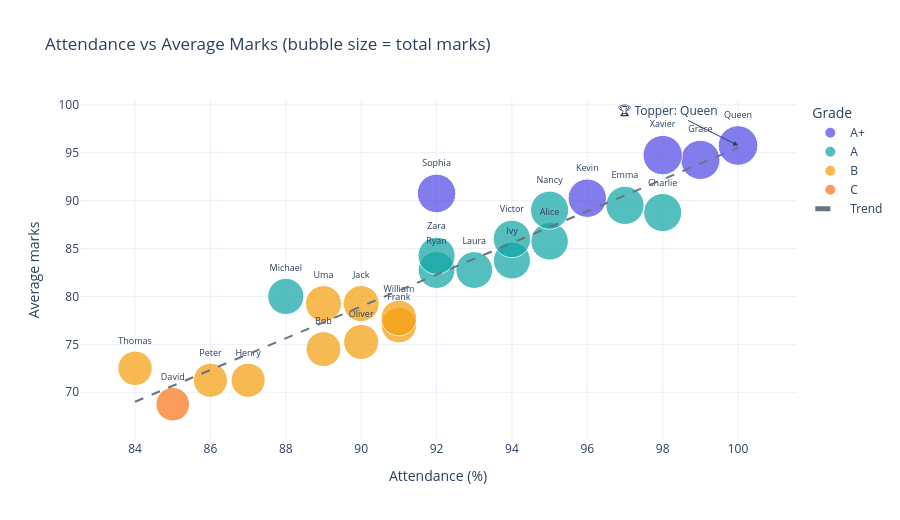

Notebook code cell kept with this figure:
### Markdown cell above
### 8.8 Bubble chart: attendance vs average, bubble size = total (Plotly)

### Code cell
fig = px.scatter(df, x="Attendance", y="Average", size="Total", color="Grade", text="Student",
                 color_discrete_map=GRADE_COLORS, category_orders={"Grade": GRADE_ORDER}, size_max=28,
                 hover_data={"Rank": True, "Total": True, "Python": True, "SQL": True, "Power BI": True, "AI": True},
                 title="Attendance vs Average Marks (bubble size = total marks)")
slope, intercept = np.polyfit(df["Attendance"], df["Average"], 1)
xs = np.array([df["Attendance"].min(), df["Attendance"].max()])
fig.add_trace(go.Scatter(x=xs, y=slope * xs + intercept, mode="lines", name="Trend",
                         line=dict(dash="dash", color="#6B7280")))
fig.add_annotation(x=top_row["Attendance"], y=top_row["Average"], text=f"🏆 Topper: {top_row['Student']}",
                   showarrow=True, arrowhead=2, ax=-70, ay=-35)
fig.update_traces(textposition="top center", textfont_size=9, selector=dict(mode="markers+text"))
fig.update_layout(xaxis_title="Attendance (%)", yaxis_title="Average marks", height=520, legend_title="Grade")
fig.write_html(f"{CHART_DIR}/09_bubble_chart.html", include_plotlyjs="cdn")
fig.show()

### Figure 1 — Plotly figure (JSON) as saved in the notebook; plotly's stock layout.template omitted (floating-point values rounded to 4 significant figures)
{"data": [{"customdata": [[3, 377, 92, 95, 94, 96], [5, 361, 91, 88, 90, 92], [1, 383, 94, 96, 95, 98], [4, 363, 89, 91, 93, 90], [2, 379, 93, 94, 97, 95]], "hovertemplate": "Grade=A+<br>Attendance=%{x}<br>Average=%{y}<br>Total=%{customdata[1]}<br>Student=%{text}<br>Rank=%{customdata[0]}<br>Python=%{customdata[2]}<br>SQL=%{customdata[3]}<br>Power BI=%{customdata[4]}<br>AI=%{customdata[5]}<extra></extra>", "legendgroup": "A+", "marker": {"color": "#4F46E5", "size": [377, 361, 383, 363, 379], "sizemode": "area", "sizeref": 0.4885, "symbol": "circle"}, "mode": "markers+text", "name": "A+", "orientation": "v", "showlegend": true, "text": ["Grace", "Kevin", "Queen", "Sophia", "Xavier"], "textfont": {"size": 9}, "textposition": "top center", "type": "scatter", "x": [99, 96, 100, 92, 98], "xaxis": "x", "y": [94.25, 90.25, 95.75, 90.75, 94.75], "yaxis": "y"}, {"customdata": [[10, 343, 85, 78, 92, 88], [8, 355, 90, 85, 87, 93], [6, 358, 88, 90, 91, 89], [12, 335, 84, 80, 86, 85], [13, 331, 83, 79, 85, 84], [15, 320, 80, 82, 80, 78], [7, 356, 87, 89, 89, 91], [13, 331, 81, 84, 83, 83], [9, 344, 86, 83, 88, 87], [11, 337, 82, 85, 84, 86]], "hovertemplate": "Grade=A<br>Attendance=%{x}<br>Average=%{y}<br>Total=%{customdata[1]}<br>Student=%{text}<br>Rank=%{customdata[0]}<br>Python=%{customdata[2]}<br>SQL=%{customdata[3]}<br>Power BI=%{customdata[4]}<br>AI=%{customdata[5]}<extra></extra>", "legendgroup": "A", "marker": {"color": "#0EA5A4", "size": [343, 355, 358, 335, 331, 320, 356, 331, 344, 337], "sizemode": "area", "sizeref": 0.4885, "symbol": "circle"}, "mode": "markers+text", "name": "A", "orientation": "v", "showlegend": true, "text": ["Alice", "Charlie", "Emma", "Ivy", "Laura", "Michael", "Nancy", "Ryan", "Victor", "Zara"], "textfont": {"size": 9}, "textposition": "top center", "type": "scatter", "x": [95, 98, 97, 94, 93, 88, 95, 92, 94, 92], "xaxis": "x", "y": [85.75, 88.75, 89.5, 83.75, 82.75, 80.0, 89.0, 82.75, 86.0, 84.25], "yaxis": "y"}, {"customdata": [[21, 298, 72, 81, 70, 75], [19, 308, 75, 74, 79, 80], [23, 285, 68, 72, 75, 70], [16, 317, 78, 76, 82, 81], [20, 301, 76, 73, 75, 77], [23, 285, 69, 71, 74, 71], [22, 290, 74, 69, 72, 75], [16, 317, 79, 77, 81, 80], [18, 311, 79, 78, 76, 78]], "hovertemplate": "Grade=B<br>Attendance=%{x}<br>Average=%{y}<br>Total=%{customdata[1]}<br>Student=%{text}<br>Rank=%{customdata[0]}<br>Python=%{customdata[2]}<br>SQL=%{customdata[3]}<br>Power BI=%{customdata[4]}<br>AI=%{customdata[5]}<extra></extra>", "legendgroup": "B", "marker": {"color": "#F59E0B", "size": [298, 308, 285, 317, 301, 285, 290, 317, 311], "sizemode": "area", "sizeref": 0.4885, "symbol": "circle"}, "mode": "markers+text", "name": "B", "orientation": "v", "showlegend": true, "text": ["Bob", "Frank", "Henry", "Jack", "Oliver", "Peter", "Thomas", "Uma", "William"], "textfont": {"size": 9}, "textposition": "top center", "type": "scatter", "x": [89, 91, 87, 90, 90, 86, 84, 89, 91], "xaxis": "x", "y": [74.5, 77.0, 71.25, 79.25, 75.25, 71.25, 72.5, 79.25, 77.75], "yaxis": "y"}, {"customdata": [[25, 275, 65, 70, 68, 72]], "hovertemplate": "Grade=C<br>Attendance=%{x}<br>Average=%{y}<br>Total=%{customdata[1]}<br>Student=%{text}<br>Rank=%{customdata[0]}<br>Python=%{customdata[2]}<br>SQL=%{customdata[3]}<br>Power BI=%{customdata[4]}<br>AI=%{customdata[5]}<extra></extra>", "legendgroup": "C", "marker": {"color": "#F97316", "size": [275], "sizemode": "area", "sizeref": 0.4885, "symbol": "circle"}, "mode": "markers+text", "name": "C", "orientation": "v", "showlegend": true, "text": ["David"], "textfont": {"size": 9}, "textposition": "top center", "type": "scatter", "x": [85], "xaxis": "x", "y": [68.75], "yaxis": "y"}, {"line": {"color": "#6B7280", "dash": "dash"}, "mode": "lines", "name": "Trend", "type": "scatter", "x": [84, 100], "y": [69.01, 95.52]}], "layout": {"annotations": [{"arrowhead": 2, "ax": -70, "ay": -35, "showarrow": true, "text": "🏆 Topper: Queen", "x": 100, "y": 95.75}], "height": 520, "legend": {"itemsizing": "constant", "title": {"text": "Grade"}, "tracegroupgap": 0}, "title": {"text": "Attendance vs Average Marks (bubble size = total marks)"}, "xaxis": {"anchor": "y", "domain": [0, 1], "title": {"text": "Attendance (%)"}}, "yaxis": {"anchor": "x", "domain": [0, 1], "title": {"text": "Average marks"}}}}
